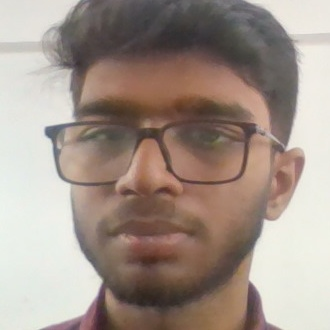
#> input picture data/dataset/AUTH_001/sample_000.jpg, 330 x 330 px
$ python -i dip_inspector.py   (imports and definitions only)
#> lines starting #> are read from the running program, lines starting #| are printed output that depends on the picture; after the words box and inside, x2 and y2 are one past the last pixel; in counts of white or black regions, pixels touching at a corner belong together
### config.py
import os

# Base Directories
BASE_DIR = os.path.dirname(os.path.abspath(__file__))
DATA_DIR = os.path.join(BASE_DIR, "data")
DATASET_DIR = os.path.join(DATA_DIR, "dataset")
MODELS_DIR = os.path.join(DATA_DIR, "models")
INTRUDERS_DIR = os.path.join(DATA_DIR, "intruders")
EVIDENCE_DIR = os.path.join(DATA_DIR, "evidence")
USERS_FILE = os.path.join(DATA_DIR, "authorized_users.json")
AUDIT_LOG_FILE = os.path.join(DATA_DIR, "audit_log.json")
MODEL_FILE = os.path.join(MODELS_DIR, "lbph_model.yml")
CHROMA_DIR = os.path.join(DATA_DIR, "chroma_db")

# Ensure required directories exist
for directory in [DATA_DIR, DATASET_DIR, MODELS_DIR, INTRUDERS_DIR, EVIDENCE_DIR, CHROMA_DIR]:
    os.makedirs(directory, exist_ok=True)
#> further down, picture is the input picture: shape (330, 330, 3); mean B, G, R 138.7, 148.2, 162.9

# Camera Configuration
CAMERA_INDEX = int(os.getenv("CAMERA_INDEX", "0"))
FRAME_WIDTH = int(os.getenv("FRAME_WIDTH", "640"))
FRAME_HEIGHT = int(os.getenv("FRAME_HEIGHT", "480"))
TARGET_FPS = int(os.getenv("TARGET_FPS", "30"))
CAMERA_NAME = os.getenv("CAMERA_NAME", "CAM-01 [FRONT GATEWAY]")
CAMERA_FLIP = os.getenv("CAMERA_FLIP", "True").lower() in ("true", "1", "yes")
CAMERA_FLIP_CODE = int(os.getenv("CAMERA_FLIP_CODE", "1"))  # 1: Horizontal mirror, 0: Vertical, -1: Both

# Face Detection Configuration (Ensemble: Deep YuNet Primary + Haar Fallback)
YUNET_MODEL_PATH = os.getenv("YUNET_MODEL_PATH", os.path.join(MODELS_DIR, "face_detection_yunet_2023mar.onnx"))
YUNET_CONFIDENCE_THRESHOLD = float(os.getenv("YUNET_CONFIDENCE_THRESHOLD", "0.6"))
USE_YUNET_PRIMARY = os.getenv("USE_YUNET_PRIMARY", "True").lower() in ("true", "1", "yes")

FACE_MIN_SIZE = (45, 45)
HAAR_SCALE_FACTOR = 1.10
HAAR_MIN_NEIGHBORS = 4
STANDARD_FACE_SIZE = (200, 200)
CLAHE_CLIP_LIMIT = 2.0
CLAHE_TILE_GRID_SIZE = (8, 8)

# ChromaDB & RAG-Based Vector Search Configuration
CHROMA_COLLECTION_NAME = os.getenv("CHROMA_COLLECTION_NAME", "authorized_faces")
RAG_ENABLED = True
RAG_TOP_K = int(os.getenv("RAG_TOP_K", "5"))
RAG_MIN_CONSENSUS = float(os.getenv("RAG_MIN_CONSENSUS", "0.40"))  # At least 40% of top-k must agree on identity
FACE_MATCH_THRESHOLD = float(os.getenv("FACE_MATCH_THRESHOLD", "0.42"))  # SFace landmark-calibrated threshold
COSINE_SIMILARITY_THRESHOLD = FACE_MATCH_THRESHOLD  # Backward compatibility alias
EMBEDDING_MODEL_PATH = os.getenv("EMBEDDING_MODEL_PATH", os.path.join(MODELS_DIR, "face_recognition_sface.onnx"))
RECOGNITION_BACKEND = os.getenv("RECOGNITION_BACKEND", "chroma_rag")  # "chroma_rag", "chroma_cosine", or "lbph"

# Local Binary Patterns Histograms (LBPH) Parameters (Dual Engine / Fallback)
LBPH_RADIUS = 1
LBPH_NEIGHBORS = 8
LBPH_GRID_X = 8
LBPH_GRID_Y = 8
RECOGNITION_THRESHOLD = 68.0

# Access Control & Enrollment Configuration
SAMPLES_PER_USER = int(os.getenv("SAMPLES_PER_USER", "25"))
ENROLLMENT_REQUIRE_EXACTLY_ONE_FACE = True

# Alert, TTS & Security Notifications
ENABLE_VOICE_ALERT = os.getenv("ENABLE_VOICE_ALERT", "True").lower() in ("true", "1", "yes")
ENABLE_AUDIO_CHIME = os.getenv("ENABLE_AUDIO_CHIME", "True").lower() in ("true", "1", "yes")
TTS_COOLDOWN_SECONDS = float(os.getenv("TTS_COOLDOWN_SECONDS", "7.0"))
ALERT_COOLDOWN_SECONDS = TTS_COOLDOWN_SECONDS
INTRUDER_SNAPSHOT_COOLDOWN = float(os.getenv("INTRUDER_SNAPSHOT_COOLDOWN", "10.0"))

# Locator Configuration
PERSON_LOCATOR_TIMEOUT = float(os.getenv("PERSON_LOCATOR_TIMEOUT", "10.0"))

# ESP32 Pan-Tilt Sentry Turret & Calibration Configuration
TURRET_ENABLED = os.getenv("TURRET_ENABLED", "True").lower() in ("true", "1", "yes")
TURRET_PORT = os.getenv("TURRET_PORT", "COM5")  # Connected to ESP32-S3 on COM5

TURRET_BAUD = int(os.getenv("TURRET_BAUD", "115200"))
TURRET_CALIBRATION_FILE = os.path.join(DATA_DIR, "turret_calibration.json")
TURRET_FAILSAFE_TIMEOUT = float(os.getenv("TURRET_FAILSAFE_TIMEOUT", "2.5"))

### skills/dip_inspector_skill/implementation/dip_inspector.py
import cv2
import numpy as np
import config


class DIPInspectorSkill:
    """
    Digital Image Processing (DIP) Educational Inspector Skill.
    Constructs a live 4-quadrant diagnostic display demonstrating image transformations:
    - Quad 1: Raw BGR Camera Sensor Feed
    - Quad 2: Grayscale Luminance Intensity (Y-Channel)
    - Quad 3: CLAHE Local Contrast Enhancement
    - Quad 4: LBP (Local Binary Patterns) Micro-Texture Descriptor (Jet pseudo-color)

    RULE:
    Educational visualization only; does not alter recognition data or downstream processing.
    """

    def __init__(
        self,
        clip_limit: float = config.CLAHE_CLIP_LIMIT,
        tile_grid_size: tuple = config.CLAHE_TILE_GRID_SIZE,
    ):
        self.clahe = cv2.createCLAHE(clipLimit=clip_limit, tileGridSize=tile_grid_size)

    def create_quad_view(self, bgr_frame: np.ndarray) -> np.ndarray:
        """
        Builds a 4-quadrant side-by-side comparative inspection canvas.
        Input: BGR Frame (numpy.ndarray)
        Output: 4-Quadrant Composite BGR Frame (numpy.ndarray)
        """
        if bgr_frame is None or bgr_frame.size == 0:
            return bgr_frame

        h, w = bgr_frame.shape[:2]
#> h = 330; w = 330
        half_w, half_h = w // 2, h // 2
#> half_w = 165; half_h = 165

        # 1. Raw BGR Input
        q1 = cv2.resize(bgr_frame, (half_w, half_h))
        self._overlay_panel_header(q1, "1. RAW INPUT [BGR SENSOR]", (0, 255, 255))
#> in _overlay_panel_header, `cv2.putText(img, title, (8, 18), cv2.FONT_HERSHEY_SIMPLEX, 0.45, color..`: img: shape (165, 165, 3); mean B, G, R 121, 134.4, 148.4

        # 2. Grayscale Luminance
        if len(bgr_frame.shape) == 3:
            gray = cv2.cvtColor(bgr_frame, cv2.COLOR_BGR2GRAY)
        else:
            gray = bgr_frame.copy()

        q2_gray = cv2.resize(gray, (half_w, half_h))
        q2 = cv2.cvtColor(q2_gray, cv2.COLOR_GRAY2BGR)
        self._overlay_panel_header(q2, "2. GRAYSCALE LUMINANCE [Y-CHANNEL]", (200, 200, 200))
#> in _overlay_panel_header (call 2), `cv2.putText(img, title, (8, 18), cv2.FONT_HERSHEY_SIMPLEX, 0.45, color..`: img: shape (165, 165, 3); min 20, max 241, mean 136.8

        # 3. CLAHE Local Contrast Equalization
        clahe_img = self.clahe.apply(gray)
        q3_clahe = cv2.resize(clahe_img, (half_w, half_h))
        q3 = cv2.cvtColor(q3_clahe, cv2.COLOR_GRAY2BGR)
        self._overlay_panel_header(q3, "3. CLAHE CONTRAST ENHANCEMENT", (0, 255, 128))
#> call 3 of _overlay_panel_header, with title = '3. CLAHE CONTRAST ENHANCEMENT', color = (0, 255, 128)
#> in _overlay_panel_header (call 3), `cv2.putText(img, title, (8, 18), cv2.FONT_HERSHEY_SIMPLEX, 0.45, color..`:
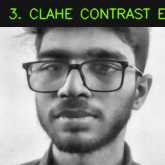
#> img: shape (165, 165, 3); mean B, G, R 138.7, 143, 140.8

        # 4. Local Binary Patterns (LBP) Texture Map
        small_gray = cv2.resize(gray, (half_w, half_h))
        lbp_map = self._compute_lbp(small_gray)
        lbp_color = cv2.applyColorMap(lbp_map, cv2.COLORMAP_JET)
        self._overlay_panel_header(lbp_color, "4. LBP MICRO-TEXTURE ANALYSIS", (255, 165, 0))

        # Combine into 2x2 grid
        top_row = np.hstack([q1, q2])
        bottom_row = np.hstack([q3, lbp_color])
        composite = np.vstack([top_row, bottom_row])

        # Crosshair division lines
        cv2.line(composite, (half_w, 0), (half_w, h), (40, 40, 40), 2)
        cv2.line(composite, (0, half_h), (w, half_h), (40, 40, 40), 2)

        return composite

    def _compute_lbp(self, gray: np.ndarray) -> np.ndarray:
        """Vectorized LBP operator computation."""
        h, w = gray.shape
#> h = 165; w = 165
        if h < 3 or w < 3:
            return np.zeros_like(gray, dtype=np.uint8)

        center = gray[1:h-1, 1:w-1].astype(np.int16)
        n0 = (gray[0:h-2, 0:w-2].astype(np.int16) >= center) * 1
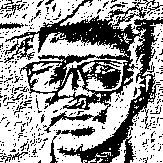
#> n0: shape (163, 163) int64; values 0 (black) and 1 (white), 62% white; 427 black regions (411 under 20 px), largest, box (x1, y1, x2, y2) and area: (4, 0, 163, 163) 8022, (56, 126, 95, 138) 197, (0, 23, 24, 29) 97
        n1 = (gray[0:h-2, 1:w-1].astype(np.int16) >= center) * 2
#> n1: shape (163, 163) int64; values 0 (black) and 2 (white), 64.4% white; 443 black regions (423 under 20 px), largest, box (x1, y1, x2, y2) and area: (0, 0, 156, 109) 5605, (18, 78, 162, 162) 1472, (47, 113, 105, 127) 273
        n2 = (gray[0:h-2, 2:w  ].astype(np.int16) >= center) * 4
#> n2: shape (163, 163) int64; values 0 (black) and 4 (white), 62.5% white; 465 black regions (439 under 20 px), largest, box (x1, y1, x2, y2) and area: (0, 0, 119, 163) 3918, (39, 0, 143, 73) 2020, (81, 60, 123, 89) 563
        n3 = (gray[1:h-1, 2:w  ].astype(np.int16) >= center) * 8
#> n3: shape (163, 163) int64; values 0 (black) and 8 (white), 64% white; 537 black regions (517 under 20 px), largest, box (x1, y1, x2, y2) and area: (3, 0, 105, 163) 5332, (83, 9, 142, 148) 1545, (69, 0, 90, 37) 211
        n4 = (gray[2:h  , 2:w  ].astype(np.int16) >= center) * 16
#> n4: shape (163, 163) int64; values 0 (black) and 16 (white), 59.1% white; 448 black regions (415 under 20 px), largest, box (x1, y1, x2, y2) and area: (13, 36, 144, 163) 3932, (18, 32, 127, 90) 1698, (0, 0, 81, 38) 1207
        n5 = (gray[2:h  , 1:w-1].astype(np.int16) >= center) * 32
#> n5: shape (163, 163) int64; values 0 (black) and 32 (white), 60.2% white; 448 black regions (427 under 20 px), largest, box (x1, y1, x2, y2) and area: (5, 39, 163, 163) 5336, (0, 0, 163, 36) 2327, (107, 135, 163, 163) 413
        n6 = (gray[2:h  , 0:w-2].astype(np.int16) >= center) * 64
#> n6: shape (163, 163) int64; values 0 (black) and 64 (white), 58.3% white; 418 black regions (399 under 20 px), largest, box (x1, y1, x2, y2) and area: (20, 0, 163, 163) 8825, (50, 142, 70, 163) 188, (12, 154, 42, 163) 129
        n7 = (gray[1:h-1, 0:w-2].astype(np.int16) >= center) * 128
#> n7: shape (163, 163) int64; values 0 (black) and 128 (white), 63.9% white; 548 black regions (525 under 20 px), largest, box (x1, y1, x2, y2) and area: (68, 0, 158, 163) 6038, (49, 45, 100, 105) 663, (38, 0, 86, 53) 334
        lbp = (n0 + n1 + n2 + n3 + n4 + n5 + n6 + n7).astype(np.uint8)
        return cv2.copyMakeBorder(lbp, 1, 1, 1, 1, cv2.BORDER_REPLICATE)
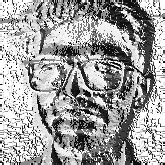
#> returned value: shape (165, 165); min 0, max 255, mean 157.7

    def _overlay_panel_header(self, img: np.ndarray, title: str, color: tuple):
        cv2.rectangle(img, (0, 0), (img.shape[1], 26), (20, 20, 20), -1)
        cv2.putText(img, title, (8, 18), cv2.FONT_HERSHEY_SIMPLEX, 0.45, color, 1, cv2.LINE_AA)

>>> import cv2
>>> picture = cv2.imread('../../../data/dataset/AUTH_001/sample_000.jpg')
>>> result = DIPInspectorSkill().create_quad_view(picture)
#> call 4 of _overlay_panel_header, with title = '4. LBP MICRO-TEXTURE ANALYSIS', color = (255, 165, 0)
#> in _overlay_panel_header (call 4), `cv2.putText(img, title, (8, 18), cv2.FONT_HERSHEY_SIMPLEX, 0.45, color..`:
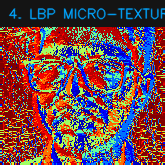
#> img: shape (165, 165, 3); mean B, G, R 76.5, 71.4, 109.8
#> in create_quad_view, `top_row = np.hstack([q1, q2])`:
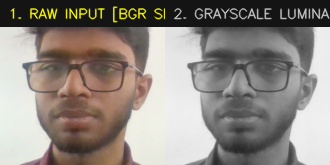
#> top_row: shape (165, 330, 3); mean B, G, R 128.9, 135.6, 142.6
#> in create_quad_view, `bottom_row = np.hstack([q3, lbp_color])`:
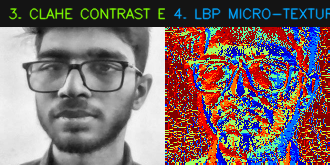
#> bottom_row: shape (165, 330, 3); mean B, G, R 107.6, 107.2, 125.3
#> in create_quad_view, `cv2.line(composite, (0, half_h), (w, half_h), (40, 40, 40), 2)`:
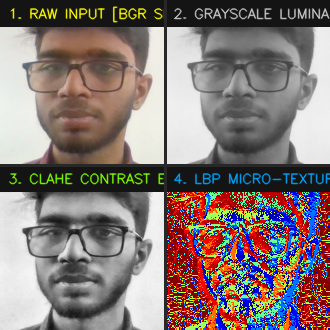
#> composite: shape (330, 330, 3); mean B, G, R 117.2, 120.2, 132.6
